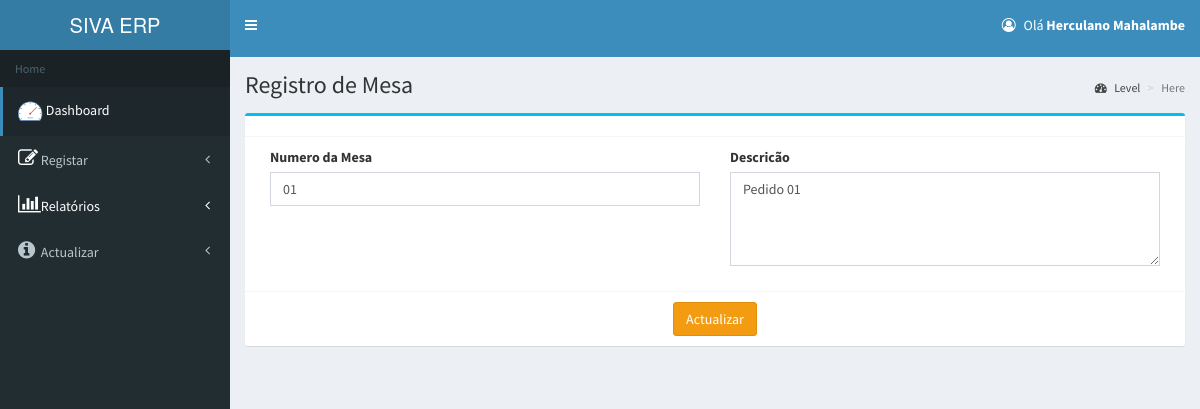
Page /gestor/editar_mesa.php?id=25 (signed in) on the committed database.
### tables this page shows
CREATE TABLE `empresa` (
  `id` int(11) NOT NULL,
  `nome` varchar(40) NOT NULL,
  `nuit` varchar(20) NOT NULL,
  `contacto` varchar(20) NOT NULL,
  `address` text NOT NULL
);

CREATE TABLE `tbl_user` (
  `userid` int(11) NOT NULL,
  `username` varchar(100) NOT NULL,
  `useremail` varchar(100) NOT NULL,
  `password` varchar(100) NOT NULL,
  `role` varchar(50) NOT NULL
);

CREATE TABLE `tbl_mesa` (
  `id` int(11) NOT NULL,
  `cod_mesa` varchar(20) NOT NULL,
  `descricao` text NOT NULL,
  `status` int(11) NOT NULL COMMENT '0-livre 1-Ocupante 2-Reservado'
);

### session.php (called while the page is built, shortened)
<?php
include_once 'conexao.php';
if (isset($_COOKIE['txt_email']) && !empty($_COOKIE['txt_email'])) {
    $usuario_cookie = $_COOKIE['txt_email'];
    $sql = mysqli_query($mysqli, "SELECT * FROM tbl_user WHERE useremail = '$usuario_cookie'");
    if ($sql && mysqli_num_rows($sql) > 0) {
        $linha = mysqli_fetch_array($sql);
        $Nome = $linha["username"];
    } else {
        $Nome = "Usuário não encontrado";
        $idUser = null;
    }
}
?>

### gestor/editar_mesa.php (the view, shortened to what this page needs)
<?php
include_once '../dbconnect.php';
      include_once "../session.php";
      include_once '../conexao.php';
include_once'header.php';
$idme=$_GET['id'];
$select=$pdo->prepare("select * from tbl_mesa where id=$idme");
$select->execute();
$row=$select->fetch(PDO::FETCH_ASSOC);
$code=$row['cod_mesa'];
$desc=$row['descricao'];
?>
<div class="content-wrapper">
  <section class="content-header">
    <h1>
      Registro de Mesa
    </h1>
    <ol class="breadcrumb">
      <li><a href="#"><i class="fa fa-dashboard"></i> Level</a></li>
      <li class="active">Here</li>
    </ol>
  </section>
  <section class="content container-fluid">
    <div class="box box-info">
      <div class="box-header with-border">
      </div>
      <form action="" method="post"  name="formproduct" enctype="multipart/form-data" >
        <div class="box-body">
          <div class="col-md-6">
            <div class="form-group">
              <label >Numero da Mesa</label>
              <input type="text" class="form-control" name="txtnumero" value="<?php echo $code;  ?>" required>
            </div>
          </div>
          <div class="col-md-6">
            <div class="form-group">
              <label >Descricão</label>
              <textarea class="form-control" name="txtdescription" placeholder="Descricao da Mesa..."  rows="4"><?php echo $desc;?></textarea>
            </div>
          </div>
        </div>
        <div class="box-footer" align="center">
         <button type="submit" class="btn btn-warning" name="btnaddproduct">Actualizar</button>
       </div>
     </form>
   </div>
 </section>
</div>
<?php
include_once'footer.php';
?>

### gestor/header.php (shortened to what this page needs)
<?php
  include_once'../conexao.php';
  $sql3 = mysqli_query($mysqli,"SELECT * FROM empresa");
  $res3 = mysqli_fetch_array($sql3);
  $nome_db = $res3['nome'];
 ?>
<!DOCTYPE html>
<html>
<head>
  <link rel="stylesheet" href="../bower_components/bootstrap/dist/css/bootstrap.min.css">
  <link rel="stylesheet" href="../bower_components/font-awesome/css/font-awesome.min.css">
  <link rel="stylesheet" href="../bower_components/Ionicons/css/ionicons.min.css">
  <link rel="stylesheet" href="../dist/css/AdminLTE.min.css">
  <link rel="stylesheet" href="../dist/css/skins/skin-blue.min.css">
  <link rel="stylesheet" href="../bower_components/bootstrap-daterangepicker/daterangepicker.css">
  <link rel="stylesheet" href="../bower_components/bootstrap-datepicker/dist/css/bootstrap-datepicker.min.css">
  <link rel="stylesheet" href="../bower_components/select2/dist/css/select2.min.css">
  <link rel="stylesheet" href="../plugins/iCheck/all.css">
  <link rel="stylesheet" href="../bower_components/datatables.net-bs/css/dataTables.bootstrap.min.css">
<link rel="stylesheet" href="//code.jquery.com/ui/1.12.1/themes/base/jquery-ui.css">
</head>
<body class="hold-transition skin-blue sidebar-mini">
<div class="wrapper">
  <header class="main-header">
    <a href="darshboard" class="logo">
      <span class="logo-lg"><?php echo $nome_db; ?></span>
    </a>
    <nav class="navbar navbar-static-top" role="navigation">
      <a href="#" class="sidebar-toggle" data-toggle="push-menu" role="button">
      </a>
      <div class="navbar-custom-menu">
        <ul class="nav navbar-nav">
          <li class="dropdown user user-menu">
            <a href="#" class="dropdown-toggle" data-toggle="dropdown">
              <p class="fa fa-user-circle-o"></p>
              <span class="hidden-xs">Olá  <b><?php echo $Nome;?></b></span>
            </a>
          </li>
        </ul>
      </div>
    </nav>
  </header>
  <aside class="main-sidebar">
    <section class="sidebar">
      <ul class="sidebar-menu" data-widget="tree">
        <li class="header">Home</li>
        <li class="active"><a href="darshboard"><img src="../images/icons8-speed1.png"></i> <span>Dashboard</span></a></li>
        <li class="treeview">
        <a href="#"><i class="fa fa-edit" style="font-size:20px;color:white"></i>
            <span>Registar</span><span class="pull-right-container"><i class="fa fa-angle-left pull-right"></i></span>
          </a>
          <li class="treeview">
          <a href="#" style="color: white;">
            <i class="fa fa-bar-chart" style="font-size:20px; color: white;"></i>
            <span style="color: white;">Relatórios</span>
            <span class="pull-right-container">
              <i class="fa fa-angle-left pull-right" style="color: white;"></i>
            </span>
          </a>
        </li>
         <li class="treeview">
          <a href="#"><i class="fa fa-info-circle" style="font-size:20px"></i>
            <span>Actualizar</span><i class="fa fa-angle-left pull-right"></i>
          </a>
        </li>
      </ul>
    </section>
  </aside>

### rows in the picture
empresa: nome "SIVA ERP"
tbl_user: username "Herculano Mahalambe"
tbl_mesa: txtnumero "01", txtdescription "Pedido 01"
